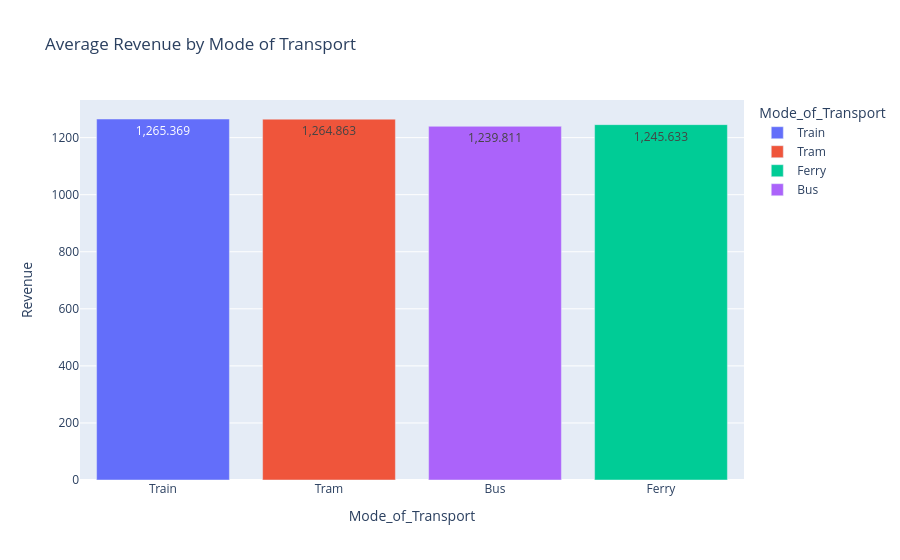

The cell this chart's notebook holds for it:
### Code cell
# Mode of Transportation with the highest Revenue- Mode of Transport vs Revenue;

revenue_mt = data.groupby('Mode_of_Transport')['Revenue'].mean().sort_values(ascending=False).head(10).reset_index()
fig = px.bar(revenue_mt, x= 'Mode_of_Transport', y = 'Revenue',text_auto = True, color ='Mode_of_Transport', title = 'Average Revenue by Mode of Transport')
fig.update_xaxes(categoryorder = 'array', categoryarray = ['Train', 'Tram', 'Bus', 'Ferry'])

### Figure 1 — Plotly figure (JSON) as saved in the notebook; plotly's stock layout.template omitted (floating-point values rounded to 4 significant figures)
{"data": [{"hovertemplate": "Mode_of_Transport=%{x}<br>Revenue=%{y}<extra></extra>", "legendgroup": "Train", "marker": {"color": "#636efa", "pattern": {"shape": ""}}, "name": "Train", "orientation": "v", "showlegend": true, "textposition": "auto", "texttemplate": "%{y}", "type": "bar", "x": ["Train"], "xaxis": "x", "y": [1265.0], "yaxis": "y"}, {"hovertemplate": "Mode_of_Transport=%{x}<br>Revenue=%{y}<extra></extra>", "legendgroup": "Tram", "marker": {"color": "#EF553B", "pattern": {"shape": ""}}, "name": "Tram", "orientation": "v", "showlegend": true, "textposition": "auto", "texttemplate": "%{y}", "type": "bar", "x": ["Tram"], "xaxis": "x", "y": [1265.0], "yaxis": "y"}, {"hovertemplate": "Mode_of_Transport=%{x}<br>Revenue=%{y}<extra></extra>", "legendgroup": "Ferry", "marker": {"color": "#00cc96", "pattern": {"shape": ""}}, "name": "Ferry", "orientation": "v", "showlegend": true, "textposition": "auto", "texttemplate": "%{y}", "type": "bar", "x": ["Ferry"], "xaxis": "x", "y": [1246.0], "yaxis": "y"}, {"hovertemplate": "Mode_of_Transport=%{x}<br>Revenue=%{y}<extra></extra>", "legendgroup": "Bus", "marker": {"color": "#ab63fa", "pattern": {"shape": ""}}, "name": "Bus", "orientation": "v", "showlegend": true, "textposition": "auto", "texttemplate": "%{y}", "type": "bar", "x": ["Bus"], "xaxis": "x", "y": [1240.0], "yaxis": "y"}], "layout": {"barmode": "relative", "legend": {"title": {"text": "Mode_of_Transport"}, "tracegroupgap": 0}, "title": {"text": "Average Revenue by Mode of Transport"}, "xaxis": {"anchor": "y", "categoryarray": ["Train", "Tram", "Bus", "Ferry"], "categoryorder": "array", "domain": [0, 1], "title": {"text": "Mode_of_Transport"}}, "yaxis": {"anchor": "x", "domain": [0, 1], "title": {"text": "Revenue"}}}}
